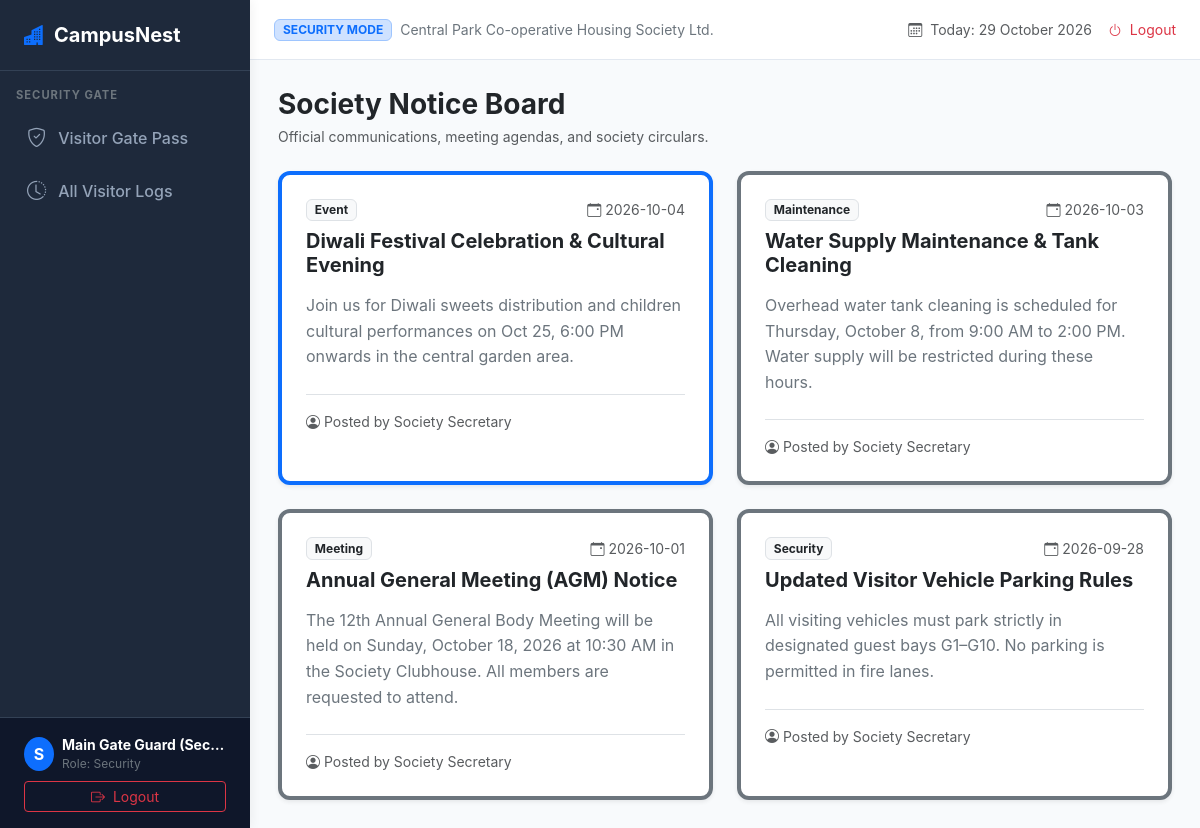
Screenshot of /notices (signed in) with the database file from the repository.
### tables this page shows
CREATE TABLE notices (
        id INTEGER PRIMARY KEY AUTOINCREMENT,
        title TEXT NOT NULL,
        category TEXT DEFAULT 'General',
        description TEXT NOT NULL,
        published_date DATE NOT NULL,
        created_by INTEGER,
        is_active INTEGER DEFAULT 1,
        created_at TIMESTAMP DEFAULT CURRENT_TIMESTAMP,
        FOREIGN KEY (created_by) REFERENCES users(id) ON DELETE SET NULL
    );

### app.py (the view)
@app.route('/notices')
@login_required
def notices():
    all_notices = query_db("SELECT * FROM notices WHERE is_active = 1 ORDER BY published_date DESC, id DESC")
    return render_template('notices.html', active_page='notices', notices=all_notices)

### app.py (called while the page is built)
@app.context_processor
def inject_globals():
    return {
        'current_date': date.today().strftime('%d %B %Y')
    }

def login_required(f):
    @wraps(f)
    def decorated_function(*args, **kwargs):
        if not session.get('user_id'):
            flash('Please log in to access this page.', 'warning')
            return redirect(url_for('login'))
        return f(*args, **kwargs)
    return decorated_function

### db.py (called while the page is built)
def get_connection():
    os.makedirs(os.path.dirname(DB_FILE), exist_ok=True)
    conn = sqlite3.connect(DB_FILE, timeout=10)
    conn.row_factory = sqlite3.Row
    conn.execute("PRAGMA foreign_keys = ON;")
    return conn

def query_db(query, args=(), one=False):
    conn = get_connection()
    try:
        cur = conn.cursor()
        cur.execute(query, args)
        rv = cur.fetchall()
        cur.close()
        res = [dict(row) for row in rv]
        return (res[0] if res else None) if one else res
    finally:
        conn.close()

### templates/notices.html (shortened to what this page needs)
{% extends "base.html" %}
{% block content %}
<div class="d-flex justify-content-between align-items-center mb-4">
    <div>
        <h3 class="fw-bold text-dark mb-1">Society Notice Board</h3>
        <p class="text-muted small mb-0">Official communications, meeting agendas, and society circulars.</p>
    </div>
</div>
<div class="row g-4">
    {% for n in notices %}
    <div class="col-md-6">
        <div class="card h-100 shadow-sm border-top border-4 {% if loop.first %}border-primary{% else %}border-secondary{% endif %}">
            <div class="card-body p-4">
                <div class="d-flex justify-content-between align-items-center mb-2">
                    <span class="badge bg-light text-dark border">{{ n.category or 'General' }}</span>
                    <small class="text-muted"><i class="bi bi-calendar-event me-1"></i>{{ n.published_date }}</small>
                </div>
                <h5 class="fw-bold text-dark mt-2 mb-3">{{ n.title }}</h5>
                <p class="text-secondary mb-4" style="line-height: 1.6;">{{ n.description }}</p>
                <div class="d-flex justify-content-between align-items-center pt-3 border-top">
                    <small class="text-muted"><i class="bi bi-person-circle me-1"></i>Posted by Society Secretary</small>
                </div>
            </div>
        </div>
    </div>
    {% endfor %}
</div>
{% endblock %}

### templates/base.html (shortened to what this page needs)
<!DOCTYPE html>
<html lang="en">
<head>
    <link href="https://cdn.jsdelivr.net/npm/bootstrap@5.3.3/dist/css/bootstrap.min.css" rel="stylesheet">
    <link href="https://cdn.jsdelivr.net/npm/bootstrap-icons@1.11.3/font/bootstrap-icons.min.css" rel="stylesheet">
    <link rel="stylesheet" href="{{ url_for('static', filename='css/style.css') }}">
</head>
<body>
    {% if session.get('user_id') %}
    <aside class="sidebar">
        <div class="brand">
            <i class="bi bi-buildings-fill text-primary"></i>
            <span>CampusNest</span>
        </div>
        <div class="sidebar-nav">
            {% if session.get('role') == 'admin' %}
            <div class="px-3 pb-2 text-uppercase text-secondary small fw-bold" style="font-size: 0.7rem; letter-spacing: 1px;">Admin Console</div>
            <a href="{{ url_for('admin_dashboard') }}" class="nav-link {% if active_page == 'admin_dashboard' %}active{% endif %}">
                <i class="bi bi-speedometer2"></i> Dashboard
            </a>
            <a href="{{ url_for('flats') }}" class="nav-link {% if active_page == 'flats' %}active{% endif %}">
                <i class="bi bi-door-open-fill"></i> Flats Management
            </a>
            <a href="{{ url_for('residents') }}" class="nav-link {% if active_page == 'residents' %}active{% endif %}">
                <i class="bi bi-people-fill"></i> Residents
            </a>
            <a href="{{ url_for('maintenance') }}" class="nav-link {% if active_page == 'maintenance' %}active{% endif %}">
                <i class="bi bi-cash-stack"></i> Maintenance & Bills
            </a>
            <a href="{{ url_for('complaints') }}" class="nav-link {% if active_page == 'complaints' %}active{% endif %}">
                <i class="bi bi-exclamation-octagon-fill"></i> Complaints
            </a>
            <a href="{{ url_for('visitors') }}" class="nav-link {% if active_page == 'visitors' %}active{% endif %}">
                <i class="bi bi-person-check-fill"></i> Visitor Log
            </a>
            <a href="{{ url_for('notices') }}" class="nav-link {% if active_page == 'notices' %}active{% endif %}">
                <i class="bi bi-megaphone-fill"></i> Society Notices
            </a>
            <a href="{{ url_for('vehicles') }}" class="nav-link {% if active_page == 'vehicles' %}active{% endif %}">
                <i class="bi bi-car-front-fill"></i> Vehicles
            </a>
            <a href="{{ url_for('reports') }}" class="nav-link {% if active_page == 'reports' %}active{% endif %}">
                <i class="bi bi-file-earmark-bar-graph-fill"></i> Reports & Export
            </a>
            {% elif session.get('role') == 'security' %}
            <div class="px-3 pb-2 text-uppercase text-secondary small fw-bold" style="font-size: 0.7rem; letter-spacing: 1px;">Security Gate</div>
            <a href="{{ url_for('security_dashboard') }}" class="nav-link {% if active_page == 'security_dashboard' %}active{% endif %}">
                <i class="bi bi-shield-check"></i> Visitor Gate Pass
            </a>
            <a href="{{ url_for('visitors') }}" class="nav-link {% if active_page == 'visitors' %}active{% endif %}">
                <i class="bi bi-clock-history"></i> All Visitor Logs
            </a>
            {% endif %}
        </div>
        <div class="sidebar-footer">
            <div class="d-flex align-items-center gap-2 mb-2">
                <div class="rounded-circle bg-primary text-white d-flex align-items-center justify-content-center" style="width: 34px; height: 34px; font-weight: bold;">
                    {{ session.get('username')[0]|upper }}
                </div>
                <div class="overflow-hidden">
                    <div class="text-white small fw-bold text-truncate">{{ session.get('full_name') }}</div>
                    <div class="text-secondary small text-capitalize" style="font-size: 0.75rem;">Role: {{ session.get('role') }}</div>
                </div>
            </div>
            <a href="{{ url_for('logout') }}" class="btn btn-sm btn-outline-danger w-100 py-1">
                <i class="bi bi-box-arrow-right me-1"></i> Logout
            </a>
        </div>
    </aside>
    <div class="main-wrapper">
        <header class="top-navbar">
            <div class="d-flex align-items-center gap-2">
                <span class="badge bg-primary-subtle text-primary border border-primary-subtle px-2 py-1 text-uppercase" style="font-size: 0.75rem;">
                    {{ session.get('role') }} Mode
                </span>
                <span class="text-secondary small">Central Park Co-operative Housing Society Ltd.</span>
            </div>
            <div class="d-flex align-items-center gap-3">
                <span class="small text-muted"><i class="bi bi-calendar3 me-1"></i> Today: {{ current_date }}</span>
                <a href="{{ url_for('logout') }}" class="text-danger small text-decoration-none">
                    <i class="bi bi-power me-1"></i> Logout
                </a>
            </div>
        </header>
        <main class="page-content">
            {% block content %}{% endblock %}
        </main>
    </div>
    {% endif %}
</body>
</html>

### static/css/style.css (style rules this page uses)
:root { --primary-color: #2563eb; --primary-hover: #1d4ed8; --secondary-color: #475569; --success-color: #10b981; --warning-color: #f59e0b; --danger-color: #ef4444; --sidebar-width: 250px; --header-height: 60px; --bg-light: #f8fafc; --card-shadow: 0 4px 6px -1px rgba(0, 0, 0, 0.05), 0 2px 4px -2px rgba(0, 0, 0, 0.05); }
body { font-family: -apple-system, BlinkMacSystemFont, "Segoe UI", Roboto, "Helvetica Neue", Arial, sans-serif; background-color: var(--bg-light); color: #1e293b; min-height: 100vh; }
.sidebar { width: var(--sidebar-width); position: fixed; top: 0; bottom: 0; left: 0; z-index: 1000; padding: 0; background-color: #1e293b; color: #e2e8f0; box-shadow: 2px 0 10px rgba(0,0,0,0.05); display: flex; flex-direction: column; }
.sidebar .brand { padding: 1.25rem 1.5rem; font-size: 1.25rem; font-weight: 700; color: #fff; border-bottom: 1px solid #334155; display: flex; align-items: center; gap: 10px; }
.sidebar-nav { padding: 1rem 0; flex-grow: 1; overflow-y: auto; }
.sidebar-nav .nav-link { color: #94a3b8; padding: 0.75rem 1.5rem; display: flex; align-items: center; gap: 12px; font-weight: 500; transition: all 0.2s ease; border-left: 3px solid transparent; }
.sidebar-nav .nav-link i { font-size: 1.2rem; }
.sidebar-footer { padding: 1rem 1.5rem; border-top: 1px solid #334155; background-color: #0f172a; }
.main-wrapper { margin-left: var(--sidebar-width); display: flex; flex-direction: column; min-height: 100vh; }
.top-navbar { height: var(--header-height); background-color: #fff; border-bottom: 1px solid #e2e8f0; padding: 0 1.5rem; display: flex; align-items: center; justify-content: space-between; }
.page-content { padding: 1.75rem; flex-grow: 1; }
.card { border: 1px solid #e2e8f0; border-radius: 12px; box-shadow: var(--card-shadow); background-color: #fff; }

### rows the page displays
notices: get "Security", get "SECURITY", category "Security", published_date "2026-09-28", title "Updated Visitor Vehicle Parking Rules", description "All visiting vehicles must park strictly in designated guest bays G1–G10. No parking is permitted in fire lanes."
notices: category "Event", published_date "2026-10-04", title "Diwali Festival Celebration & Cultural Evening", description "Join us for Diwali sweets distribution and children cultural performances on Oct 25, 6:00 PM onwards in the central garden area."
notices: category "Maintenance", published_date "2026-10-03", title "Water Supply Maintenance & Tank Cleaning", description "Overhead water tank cleaning is scheduled for Thursday, October 8, from 9:00 AM to 2:00 PM. Water supply will be restricted during these hours."
notices: category "Meeting", published_date "2026-10-01", title "Annual General Meeting (AGM) Notice", description "The 12th Annual General Body Meeting will be held on Sunday, October 18, 2026 at 10:30 AM in the Society Clubhouse. All members are requested to attend."

### other values shown
{{ session.get('username')[0]|upper }} "S"
{{ session.get('full_name') }} "Main Gate Guard (Sec…"
